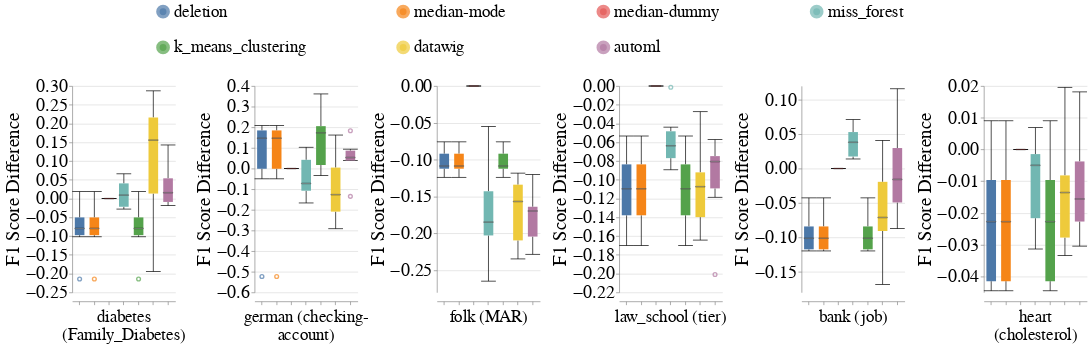

The code cell stored with this chart in its notebook:
### Markdown cell above
### Disparity Metrics

### Code cell
# Categorical
dataset_to_column_name = {
    DIABETES_DATASET: 'Family_Diabetes',
    GERMAN_CREDIT_DATASET: 'checking-account',
    ACS_INCOME_DATASET: 'MAR',
    LAW_SCHOOL_DATASET: 'tier',
    BANK_MARKETING_DATASET: 'job',
    CARDIOVASCULAR_DISEASE_DATASET: 'cholesterol',
}
create_box_plots_for_diff_imputers_and_datasets(train_injection_scenario='MNAR3',
                                                test_injection_scenario='MNAR3',
                                                metric_name='f1_score',
                                                dataset_to_column_name=dataset_to_column_name,
                                                dataset_to_group=DATASETS_SENSITIVE_ATTRS,
                                                db_client=db_client,
                                                without_dummy=False)

### Figure 1 — Vega-Lite specification as saved in the notebook (floating-point values rounded to 4 significant figures; data arrays with more than 128 entries replaced by an {"elided": "..."} marker saying what was removed)
{"config": {"view": {"continuousWidth": 400, "continuousHeight": 300, "stroke": null}, "axis": {"labelFontSize": 26, "labelFontWeight": "normal", "titleFontSize": 28, "titleFontWeight": "normal"}, "facet": {"spacing": 15}, "header": {"labelFontSize": 24, "labelOrient": "bottom", "labelPadding": 5, "titleFontSize": 28}, "legend": {"columns": 4, "direction": "horizontal", "labelFontSize": 24, "labelLimit": 400, "orient": "top", "symbolOffset": 120, "symbolStrokeWidth": 10, "titleAnchor": "middle", "titleFontSize": 26, "titleLimit": 300}, "title": {"fontSize": 28}}, "data": {"name": "data-ba17beaddbdb92229b5e3ce9c65465fa"}, "mark": {"type": "boxplot", "median": {"stroke": "black", "strokeWidth": 0.7}, "ticks": true}, "encoding": {"color": {"field": "Null_Imputer_Name", "sort": ["deletion", "median-mode", "median-dummy", "miss_forest", "k_means_clustering", "datawig", "automl"], "title": null, "type": "nominal"}, "column": {"field": "Dataset_Name_With_Column", "sort": {"field": "Dataset_Sequence_Number", "order": "ascending"}, "title": null, "type": "nominal"}, "x": {"axis": {"labels": false}, "field": "Null_Imputer_Name", "sort": ["deletion", "median-mode", "median-dummy", "miss_forest", "k_means_clustering", "datawig", "automl"], "title": null, "type": "nominal"}, "y": {"field": "F1_Score_Difference", "scale": {"zero": false}, "title": "F1 Score Difference", "type": "quantitative"}}, "resolve": {"scale": {"y": "independent"}}, "width": 150, "$schema": "https://vega.github.io/schema/vega-lite/v4.17.0.json", "datasets": {"data-ba17beaddbdb92229b5e3ce9c65465fa": {"elided": "252 records"}}}
